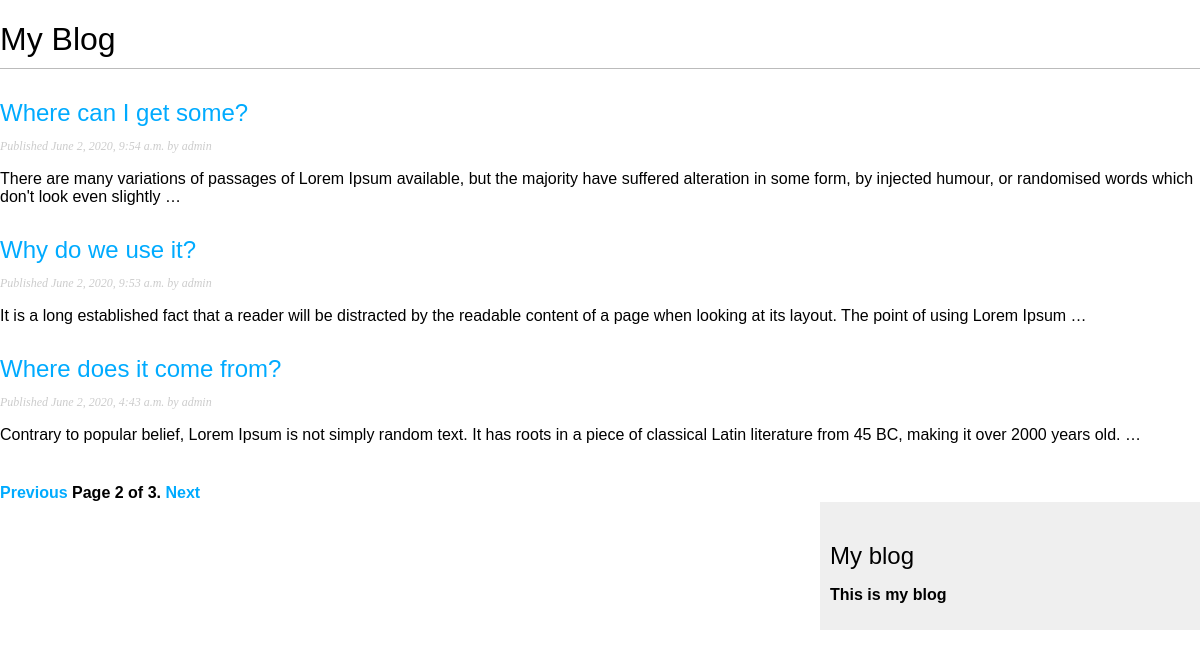
The app's page /myblog/?page=2 with its own data.
### myblog/models.py (models this page shows, shortened)
class Post(models.Model):
	STATUS_CHOICES = (('draft','Draft'), ('published','Published'),)
	title = models.CharField(max_length=250)
	slug = models.SlugField(max_length=250, unique_for_date='publish')
	author = models.ForeignKey(User, on_delete= models.CASCADE, related_name='blog_posts')
	body = models.TextField()
	publish = models.DateTimeField(default=timezone.now)
	created = models.DateTimeField(auto_now_add = True)
	updated = models.DateTimeField(auto_now=True)
	status = models.CharField(max_length=10, choices=STATUS_CHOICES, default='draft')
	class Meta:
		ordering = ('-publish',)
	objects = models.Manager()
	published = PublishedManager()
	def get_absolute_url(self):
		return reverse("myblog:post_detail", args=[self.publish.year, self.publish.month, self.publish.day, self.slug])

### myblog/views.py (the view)
# urls.py: path('', views.post_list, name='post_list'),
def post_list(request):
    object_list = Post.published.all()
    paginator = Paginator(object_list, 3)
    page = request.GET.get('page')
    try:
        posts = paginator.page(page)
    except PageNotAnInteger:
        posts = paginator.page(1)
    except EmptyPage:
        posts = paginator.page(paginator.num_pages)
    return render(request, 'myblog/post/list.html', {'page':page, 'posts': posts})

### myblog/models.py (called while the page is built)
	def get_queryset(self):
		return super().get_queryset().filter(status='published')

### myblog/templates/myblog/post/list.html (shortened to what this page needs)
{% extends "myblog/base.html" %}
{% block content %}
    <h1>My Blog</h1>
    {% for post in posts %}
      <h2>
          <a href="{{post.get_absolute_url}}">{{post.title}}</a>
      </h2>
      <p class="date">Published {{post.publish}} by {{post.author}}</p>
        {{ post.body|truncatewords:30|linebreaks }}
    {% endfor %}
  {% include "pagination.html" with page=posts %}
{% endblock content %}

### myblog/static/css/blog.css (style rules this page uses)
body { margin:0; padding:0; font-family:helvetica, sans-serif; }
a { color:#00abff; text-decoration:none; }
h1 { font-weight:normal; border-bottom:1px solid #bbb; padding:0 0 10px 0; }
h2 { font-weight:normal; margin:30px 0 0; }
p.date { color:#ccc; font-family: georgia, serif; font-size: 12px; font-style: italic; }

### records on screen
Post: title "Where can I get some?", publish "June 2, 2020, 9:54 a.m.", author "admin", body "There are many variations of passages of Lorem Ipsum available, but the majority have suffered alteration in some form, by injected humour, or randomised words which don't look even slightly …"
Post: title "Why do we use it?", publish "June 2, 2020, 9:53 a.m.", author "admin", body "It is a long established fact that a reader will be distracted by the readable content of a page when looking at its layout. The point of using Lorem Ipsum …"
Post: title "Where does it come from?", publish "June 2, 2020, 4:43 a.m.", author "admin", body "Contrary to popular belief, Lorem Ipsum is not simply random text. It has roots in a piece of classical Latin literature from 45 BC, making it over 2000 years old. …"

### other values on screen
{{ page.number }} "2"
{{ page.paginator.num_pages }} "3"
